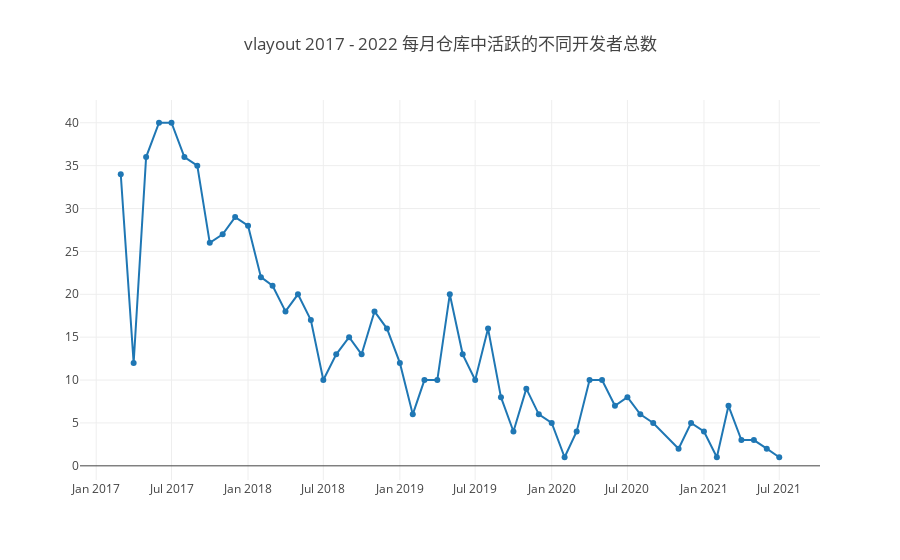

Notebook code for this chart:
### Markdown cell above
### 4.1 没有仓库中活跃的不同开发者总数

### Code cell
var startYear = 2017, endYear = 2022;
var years = [];
for (var y = startYear; y <= endYear; y++) years.push(y);
Promise.all(
    years.map(year => { return openDigger.driver.clickhouse.query(`
    select formatDateTime(created_at, '%Y-%m') as m, count(distinct actor_id) as cnt
    from github_log.year${year} 
    where repo_name = 'alibaba/vlayout'
    and type in ['IssueCommentEvent', 'IssuesEvent', 'PullRequestEvent', 'PullRequestReviewCommentEvent']
    group by formatDateTime(created_at, '%Y-%m')
    order by formatDateTime(created_at, '%Y-%m')
    `)})
).then(
    data => {
    // console.log(data);
    data1 = data.reduce(function (a, b) { return a.concat(b)} );
    console.log(data1)
    openDigger.render.plotly([
        {y: data1.map(d => d.cnt), x: data1.map(d=>d.m), mode: 'lines+markers', name: 'activity'}
    ], {title: `vlayout ${startYear} - ${endYear} 每月仓库中活跃的不同开发者总数`});  
})

### Figure 1 — Plotly figure (JSON) as saved in the notebook; plotly's stock layout.template omitted (floating-point values rounded to 4 significant figures)
{"data": [{"mode": "lines+markers", "name": "activity", "x": ["2017-03", "2017-04", "2017-05", "2017-06", "2017-07", "2017-08", "2017-09", "2017-10", "2017-11", "2017-12", "2018-01", "2018-02", "2018-03", "2018-04", "2018-05", "2018-06", "2018-07", "2018-08", "2018-09", "2018-10", "2018-11", "2018-12", "2019-01", "2019-02", "2019-03", "2019-04", "2019-05", "2019-06", "2019-07", "2019-08", "2019-09", "2019-10", "2019-11", "2019-12", "2020-01", "2020-02", "2020-03", "2020-04", "2020-05", "2020-06", "2020-07", "2020-08", "2020-09", "2020-11", "2020-12", "2021-01", "2021-02", "2021-03", "2021-04", "2021-05", "2021-06", "2021-07"], "y": ["34", "12", "36", "40", "40", "36", "35", "26", "27", "29", "28", "22", "21", "18", "20", "17", "10", "13", "15", "13", "18", "16", "12", "6", "10", "10", "20", "13", "10", "16", "8", "4", "9", "6", "5", "1", "4", "10", "10", "7", "8", "6", "5", "2", "5", "4", "1", "7", "3", "3", "2", "1"]}], "layout": {"autosize": true, "title": {"text": "vlayout 2017 - 2022 每月仓库中活跃的不同开发者总数"}, "xaxis": {"autorange": true, "range": ["2016-11-25 02:29:43.7251", "2021-10-04 21:30:16.2749"], "type": "date"}, "yaxis": {"autorange": true, "range": [-2.218, 43.22], "type": "linear"}}}
